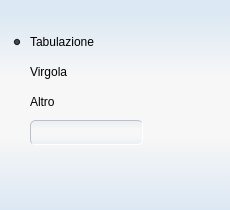
<?xml version="1.0" encoding="UTF-8"?>
<ui version="4.0">
 <class>Separatore</class>
 <widget class="QMainWindow" name="Separatore">
  <property name="windowModality">
   <enum>Qt::ApplicationModal</enum>
  </property>
  <property name="geometry">
   <rect>
    <x>0</x>
    <y>0</y>
    <width>230</width>
    <height>210</height>
   </rect>
  </property>
  <property name="sizePolicy">
   <sizepolicy hsizetype="Fixed" vsizetype="Fixed">
    <horstretch>0</horstretch>
    <verstretch>0</verstretch>
   </sizepolicy>
  </property>
  <property name="minimumSize">
   <size>
    <width>230</width>
    <height>210</height>
   </size>
  </property>
  <property name="maximumSize">
   <size>
    <width>230</width>
    <height>230</height>
   </size>
  </property>
  <property name="windowTitle">
   <string>Separatore</string>
  </property>
  <property name="windowIcon">
   <iconset resource="risorse.qrc">
    <normaloff>:/resources/icon_mmas.png</normaloff>:/resources/icon_mmas.png</iconset>
  </property>
  <widget class="QWidget" name="centralWidget">
   <property name="styleSheet">
    <string notr="true">/* sets background color  */
QWidget {
background-color:rgba(255,255,255,0);
}
QWidget#centralWidget{
	/*background-color: qlineargradient(spread:reflect, x1:0, y1:1, x2:0, y2:0, stop:0 rgba(217, 239, 255, 255), stop:0.5 rgba(239, 248, 255, 255), stop:1 rgba(210, 236, 255, 255));
	background-color: qlineargradient(spread:pad, x1:0, y1:1, x2:0, y2:0, stop:0 rgba(223, 246, 255, 255), stop:0.481132 rgba(243, 243, 243, 255), stop:0.995261 rgba(223, 246, 255, 255));*/
	
	background-color: qlineargradient(spread:pad, x1:0, y1:1, x2:0, y2:0, stop:0 rgba(220, 232, 243, 255), stop:0.35545 rgba(247, 247, 247, 255), stop:0.635071 rgba(247, 247, 247, 255), stop:0.933649 rgba(220, 232, 243, 255));
	
}
QLineEdit {
     border: 1px inset rgb(188, 189, 207);
     border-radius: 5px;
     padding: 0 3px;
	/*background-color: qlineargradient(spread:pad, x1:0, y1:1, x2:0, y2:0, stop:0.127962 rgba(239, 251, 254, 255), stop:0.862559 rgba(219, 230, 239, 255));*/
	background-color: qlineargradient(spread:pad, x1:0, y1:1, x2:0, y2:0, stop:0.0545455 rgba(237, 240, 243, 255), stop:0.35545 rgba(247, 247, 247, 255), stop:0.635071 rgba(247, 247, 247, 255), stop:0.933649 rgba(237, 240, 243, 255));
     font: 11pt &quot;Arial&quot;;

 }</string>
   </property>
   <widget class="QRadioButton" name="radioButton_tab">
    <property name="geometry">
     <rect>
      <x>10</x>
      <y>30</y>
      <width>117</width>
      <height>24</height>
     </rect>
    </property>
    <property name="font">
     <font>
      <family>Arial</family>
     </font>
    </property>
    <property name="focusPolicy">
     <enum>Qt::NoFocus</enum>
    </property>
    <property name="text">
     <string>Tabulazione</string>
    </property>
    <property name="checked">
     <bool>true</bool>
    </property>
   </widget>
   <widget class="QRadioButton" name="radioButton_vir">
    <property name="geometry">
     <rect>
      <x>10</x>
      <y>60</y>
      <width>117</width>
      <height>24</height>
     </rect>
    </property>
    <property name="font">
     <font>
      <family>Arial</family>
     </font>
    </property>
    <property name="focusPolicy">
     <enum>Qt::NoFocus</enum>
    </property>
    <property name="text">
     <string>Virgola</string>
    </property>
   </widget>
   <widget class="QRadioButton" name="radioButton_altro">
    <property name="geometry">
     <rect>
      <x>10</x>
      <y>90</y>
      <width>117</width>
      <height>24</height>
     </rect>
    </property>
    <property name="font">
     <font>
      <family>Arial</family>
     </font>
    </property>
    <property name="focusPolicy">
     <enum>Qt::NoFocus</enum>
    </property>
    <property name="text">
     <string>Altro</string>
    </property>
   </widget>
   <widget class="QLineEdit" name="line_sep">
    <property name="geometry">
     <rect>
      <x>30</x>
      <y>120</y>
      <width>113</width>
      <height>25</height>
     </rect>
    </property>
    <property name="font">
     <font>
      <family>Arial</family>
      <pointsize>11</pointsize>
      <weight>50</weight>
      <italic>false</italic>
      <bold>false</bold>
     </font>
    </property>
    <property name="focusPolicy">
     <enum>Qt::ClickFocus</enum>
    </property>
   </widget>
   <widget class="QPushButton" name="OKButton">
    <property name="geometry">
     <rect>
      <x>160</x>
      <y>150</y>
      <width>50</width>
      <height>50</height>
     </rect>
    </property>
    <property name="focusPolicy">
     <enum>Qt::NoFocus</enum>
    </property>
    <property name="styleSheet">
     <string notr="true">/* pushbutton style */
QPushButton {
     border: 1px groove rgba(255,255,255,0);
     border-radius: 5px;
	background-color: rgba(255, 255, 255,0);
	
	image: url(:/resources/filter_ok_not_hov.png);

 }

 QPushButton:hover {
     border: 1px outset rgb(188, 189, 207);
border-radius:3px;
	background-color: rgba(255, 255, 255, 0);
	
	image: url(:/resources/filter_ok.png);
 } 
QPushButton:pressed {
     border: 3px inset rgb(188, 189, 207);
	border-radius:3px;
 } </string>
    </property>
    <property name="text">
     <string/>
    </property>
   </widget>
  </widget>
 </widget>
 <layoutdefault spacing="6" margin="11"/>
 <resources>
  <include location="risorse.qrc"/>
 </resources>
 <connections/>
</ui>
